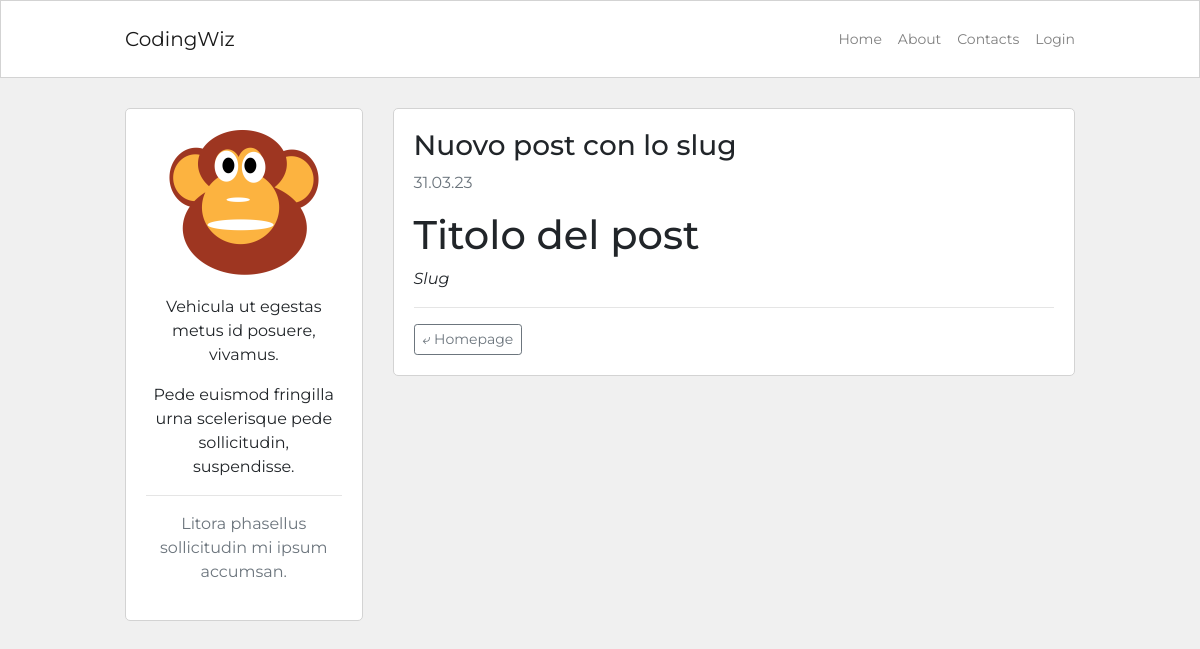
The page /post/nuovo-post-con-lo-slug-qqisq4 on the database its author committed.
### blog/models.py (models this page shows, shortened)
class Post(db.Model):
    id = db.Column(db.Integer, primary_key=True)
    user_id = db.Column(db.Integer, db.ForeignKey('user.id'), nullable=False)
    created_at = db.Column(db.DateTime, default=datetime.now)
    title = db.Column(db.String(120), nullable=False)
    description = db.Column(db.String(240))
    body = db.Column(db.Text(), nullable=False)
    slug = db.Column(db.String(250))
    image = db.Column(db.String(120))

### blog/routes.py (the view)
@app.route('/post/<string:post_slug>')
def post_detail(post_slug):
    post_instance = Post.query.filter_by(slug=post_slug).first_or_404()
    return render_template('post_detail.html', post=post_instance)

### blog/templates/post_detail.html (shortened to what this page needs)
{% extends 'base.html' %}
{% block content %}
    <div class="container content-container">
        <div class="row no-gutters">
            <div class="col-md-9 order-md-2">
                {% if post.image %}
                <div class="post-image-block">
                    <img class="img-fluid post-image" src="{{ url_for('static', filename='img/posts/' + post.image) }}" alt="">
                </div>
                <div class="post-page-block no-border-top">
                {% else %}
                <div class="post-page-block">
                {% endif %}
                <h3>{{ post.title }}</h3>
                <p class="p-small-created-date text-muted">{{ post.created_at.strftime('%d.%m.%y') }}</p>
                <p >{{ post.body|markdown }}</p>
                <hr>
                <a class="btn btn-sm btn-outline-secondary" href="{{ url_for('homepage') }}">⤶ Homepage</a>
                </div>
            </div>
            <div class="col-md-3 order-md-1">
                {% include 'about_me_snippet.html' %}
            </div>
        </div>
    </div>
{% endblock content %}

### blog/static/blog.css (style rules this page uses)
html, body { font-family: 'Montserrat', sans-serif; background-color: #f0f0f0; }
.content-container { max-width: 950px; margin-top: 30px; margin-bottom: 30px; padding: 0px; }
.post-page-block { background-color: #fff; border: 1px solid #d3d3d3; border-radius: 5px; padding: 20px; margin-bottom: 30px; }
@media (min-width: 768px) { .post-page-block { margin-left: 30px; } }

### rows shown on the page
Post: title "Nuovo post con lo slug", created_at "31.03.23", body "Titolo del post Slug"
